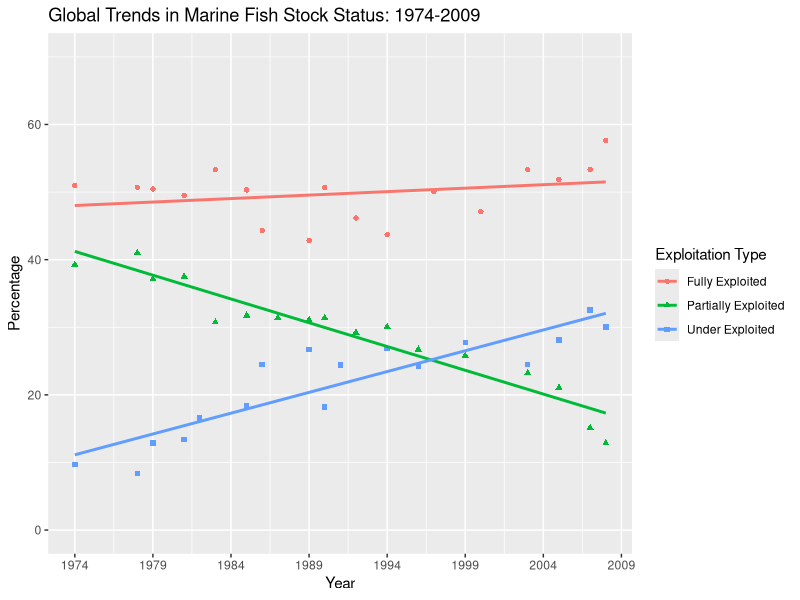

This figure's R source:
## ---- chunk 1
knitr::opts_chunk$set(
  echo = TRUE,
  include = TRUE,
  message = FALSE,
  warning = FALSE)
## ---- chunk 2
#| message: true
#| warning: false
rm(list = ls())
## ---- chunk 3
# in the console:
#   credentials::git_credential_ask()
#   usethis::git_sitrep()

# if error message comes up that default branch is origin when it should be "main", enter this in the console:
#   usethis::git_default_branch_rediscover()

# in the console:
#   usethis::use_git()
#   usethis::use_github()

# in RStudio terminal:
  # git remote add origin https://github.com/katiedyck/MB5370_Module02.git
  # git push -u origin main
  # git push
## ---- chunk 4
library(tidyverse)
library(here)
## ---- chunk 5
fish <- read_csv(here::here("data/workshop3/global_fish_stocks.csv"))
fish
## ---- chunk 6
#| code-fold: true

fish <- fish |> 
    rename(date = "x", percent = "y")

fish
## ---- chunk 7
#| code-fold: true

fish <- fish |>
  mutate(
    exploit_type = case_when(
        row_number() %in% 1:17 ~ "fully_exp",
        row_number() %in% 18:34 ~ "partial_exp",
        row_number() %in% 35:51 ~ "under_exp",
        TRUE ~ NA_character_ # Assign NA to rows outside the specified ranges
    )
  )

fish
## ---- chunk 8
#| code-fold: true

fish <- fish |> 
  mutate(year = year(date), .after = date) |> 
  select(-date)

fish
## ---- chunk 9
#| code-fold: true

ggplot(fish, aes(x = year, y = percent, colour = exploit_type, shape = exploit_type)) +
  geom_point() +
  geom_smooth(method = "lm", se = FALSE) +
  scale_y_continuous(limits = c(0,70)) +
  scale_x_continuous(breaks = seq(1974, 2009, by = 5)) +
  scale_color_discrete(labels = c("Fully Exploited", "Partially Exploited", "Under Exploited")) +
  scale_shape_discrete(labels = c("Fully Exploited", "Partially Exploited", "Under Exploited")) +
  labs(x = "Year", y = "Percentage",
       title = "Global Trends in Marine Fish Stock Status: 1974-2009",
       colour = "Exploitation Type", shape = "Exploitation Type")
